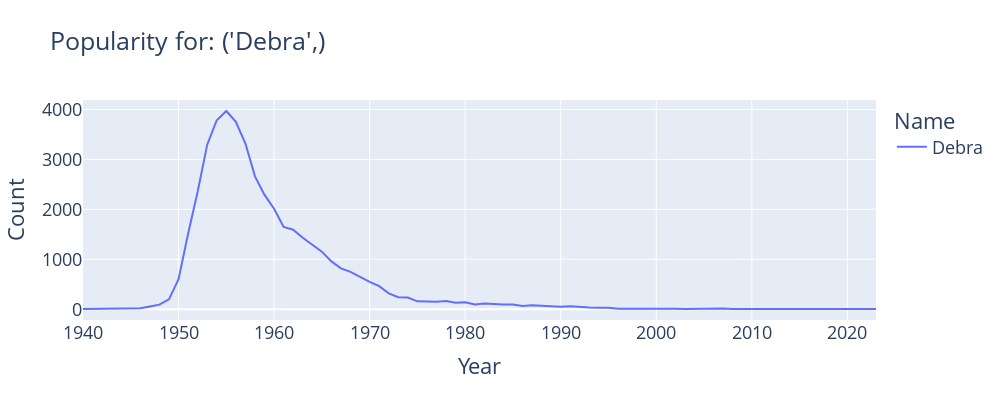

Notebook code for this chart:
### Markdown cell above
We can visualize the decrease in the popularity of the name "?:"

### Code cell
def plot_name(*names):
    fig = px.line(f_babynames[f_babynames["Name"].isin(names)],
                  x = "Year", y = "Count", color="Name",
                  title=f"Popularity for: {names}")
    fig.update_layout(font_size = 18,
                  autosize=False,
                  width=1000,
                  height=400)
    return fig
# pass the name into plot_name
plot_name(max_name)

### Figure 1 — Plotly figure (JSON) as saved in the notebook; plotly's stock layout.template omitted (floating-point values rounded to 4 significant figures)
{"data": [{"hovertemplate": "Name=Debra<br>Year=%{x}<br>Count=%{y}<extra></extra>", "legendgroup": "Debra", "line": {"color": "#636efa", "dash": "solid"}, "marker": {"symbol": "circle"}, "mode": "lines", "name": "Debra", "orientation": "v", "showlegend": true, "type": "scatter", "x": [1940, 1942, 1943, 1944, 1945, 1946, 1947, 1948, 1949, 1950, 1951, 1952, 1953, 1954, 1955, 1956, 1957, 1958, 1959, 1960, 1961, 1962, 1963, 1964, 1965, 1966, 1967, 1968, 1969, 1970, 1971, 1972, 1973, 1974, 1975, 1976, 1977, 1978, 1979, 1980, 1981, 1982, 1983, 1984, 1985, 1986, 1987, 1988, 1989, 1990, 1991, 1992, 1993, 1994, 1995, 1996, 1997, 1998, 1999, 2000, 2001, 2002, 2003, 2004, 2005, 2006, 2007, 2008, 2009, 2012, 2013, 2016, 2023], "xaxis": "x", "y": [7, 7, 8, 15, 19, 20, 56, 92, 199, 601, 1510, 2351, 3295, 3784, 3969, 3754, 3318, 2660, 2290, 2012, 1648, 1592, 1430, 1287, 1153, 958, 818, 748, 647, 547, 463, 318, 242, 236, 159, 151, 151, 164, 130, 141, 97, 114, 97, 95, 93, 64, 78, 69, 71, 51, 62, 41, 34, 28, 28, 12, 14, 16, 10, 13, 14, 10, 7, 12, 13, 12, 13, 6, 7, 6, 8, 5, 6], "yaxis": "y"}], "layout": {"autosize": false, "font": {"size": 18}, "height": 400, "legend": {"title": {"text": "Name"}, "tracegroupgap": 0}, "title": {"text": "Popularity for: ('Debra',)"}, "width": 1000, "xaxis": {"anchor": "y", "domain": [0, 1], "title": {"text": "Year"}}, "yaxis": {"anchor": "x", "domain": [0, 1], "title": {"text": "Count"}}}}
